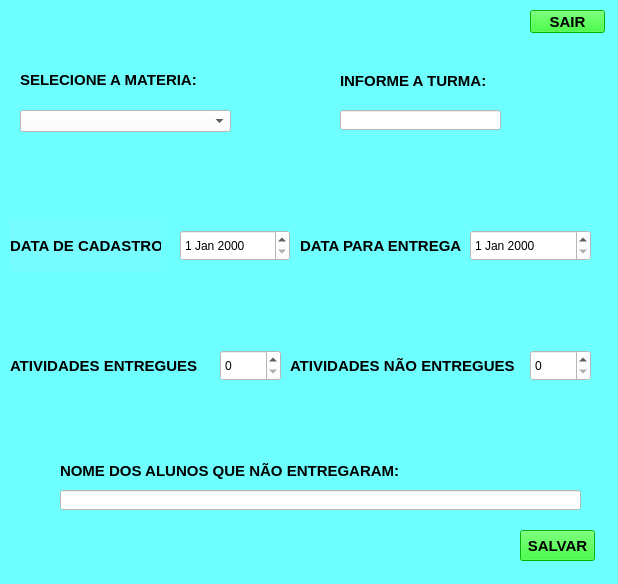
<?xml version="1.0" encoding="UTF-8"?>
<ui version="4.0">
 <class>MainWindow</class>
 <widget class="QMainWindow" name="MainWindow">
  <property name="geometry">
   <rect>
    <x>0</x>
    <y>0</y>
    <width>618</width>
    <height>584</height>
   </rect>
  </property>
  <property name="windowTitle">
   <string>MainWindow</string>
  </property>
  <property name="styleSheet">
   <string notr="true">background-color: rgb(110, 255, 255);</string>
  </property>
  <widget class="QWidget" name="centralwidget">
   <widget class="QDateEdit" name="dateEdit">
    <property name="geometry">
     <rect>
      <x>180</x>
      <y>230</y>
      <width>110</width>
      <height>31</height>
     </rect>
    </property>
    <property name="styleSheet">
     <string notr="true">background-color: rgb(0, 255, 0);
background-color: rgb(255, 255, 255);</string>
    </property>
   </widget>
   <widget class="QLabel" name="label">
    <property name="geometry">
     <rect>
      <x>10</x>
      <y>220</y>
      <width>151</width>
      <height>51</height>
     </rect>
    </property>
    <property name="font">
     <font>
      <pointsize>11</pointsize>
      <weight>75</weight>
      <bold>true</bold>
     </font>
    </property>
    <property name="styleSheet">
     <string notr="true">background-color: rgb(255, 255, 255);
background-color: rgb(119, 253, 255);</string>
    </property>
    <property name="text">
     <string>DATA DE CADASTRO</string>
    </property>
   </widget>
   <widget class="QLabel" name="label_2">
    <property name="geometry">
     <rect>
      <x>300</x>
      <y>230</y>
      <width>171</width>
      <height>31</height>
     </rect>
    </property>
    <property name="font">
     <font>
      <pointsize>11</pointsize>
      <weight>75</weight>
      <bold>true</bold>
     </font>
    </property>
    <property name="text">
     <string>DATA PARA ENTREGA</string>
    </property>
   </widget>
   <widget class="QDateEdit" name="dateEdit_2">
    <property name="geometry">
     <rect>
      <x>470</x>
      <y>230</y>
      <width>121</width>
      <height>31</height>
     </rect>
    </property>
    <property name="styleSheet">
     <string notr="true">background-color: rgb(255, 255, 255);</string>
    </property>
   </widget>
   <widget class="QComboBox" name="comboBox">
    <property name="geometry">
     <rect>
      <x>20</x>
      <y>110</y>
      <width>211</width>
      <height>22</height>
     </rect>
    </property>
    <property name="styleSheet">
     <string notr="true">background-color: rgb(255, 255, 255);</string>
    </property>
   </widget>
   <widget class="QLabel" name="label_3">
    <property name="geometry">
     <rect>
      <x>20</x>
      <y>70</y>
      <width>191</width>
      <height>20</height>
     </rect>
    </property>
    <property name="font">
     <font>
      <pointsize>11</pointsize>
      <weight>75</weight>
      <bold>true</bold>
     </font>
    </property>
    <property name="text">
     <string>SELECIONE A MATERIA:</string>
    </property>
   </widget>
   <widget class="QLabel" name="label_4">
    <property name="geometry">
     <rect>
      <x>340</x>
      <y>70</y>
      <width>161</width>
      <height>21</height>
     </rect>
    </property>
    <property name="font">
     <font>
      <pointsize>11</pointsize>
      <weight>75</weight>
      <bold>true</bold>
     </font>
    </property>
    <property name="text">
     <string>INFORME A TURMA:</string>
    </property>
   </widget>
   <widget class="QLineEdit" name="lineEdit">
    <property name="geometry">
     <rect>
      <x>340</x>
      <y>110</y>
      <width>161</width>
      <height>20</height>
     </rect>
    </property>
    <property name="styleSheet">
     <string notr="true">background-color: rgb(255, 255, 255);</string>
    </property>
   </widget>
   <widget class="QPushButton" name="pushButton">
    <property name="geometry">
     <rect>
      <x>530</x>
      <y>10</y>
      <width>75</width>
      <height>23</height>
     </rect>
    </property>
    <property name="font">
     <font>
      <pointsize>11</pointsize>
      <weight>75</weight>
      <bold>true</bold>
     </font>
    </property>
    <property name="styleSheet">
     <string notr="true">background-color: rgb(0, 255, 0);</string>
    </property>
    <property name="text">
     <string>SAIR</string>
    </property>
   </widget>
   <widget class="QLabel" name="label_5">
    <property name="geometry">
     <rect>
      <x>10</x>
      <y>350</y>
      <width>201</width>
      <height>31</height>
     </rect>
    </property>
    <property name="font">
     <font>
      <pointsize>11</pointsize>
      <weight>75</weight>
      <bold>true</bold>
     </font>
    </property>
    <property name="text">
     <string>ATIVIDADES ENTREGUES</string>
    </property>
   </widget>
   <widget class="QSpinBox" name="spinBox">
    <property name="geometry">
     <rect>
      <x>220</x>
      <y>350</y>
      <width>61</width>
      <height>31</height>
     </rect>
    </property>
    <property name="styleSheet">
     <string notr="true">background-color: rgb(255, 255, 255);</string>
    </property>
   </widget>
   <widget class="QLabel" name="label_6">
    <property name="geometry">
     <rect>
      <x>290</x>
      <y>350</y>
      <width>241</width>
      <height>31</height>
     </rect>
    </property>
    <property name="font">
     <font>
      <pointsize>11</pointsize>
      <weight>75</weight>
      <bold>true</bold>
     </font>
    </property>
    <property name="text">
     <string>ATIVIDADES NÃO ENTREGUES</string>
    </property>
   </widget>
   <widget class="QSpinBox" name="spinBox_2">
    <property name="geometry">
     <rect>
      <x>530</x>
      <y>350</y>
      <width>61</width>
      <height>31</height>
     </rect>
    </property>
    <property name="styleSheet">
     <string notr="true">background-color: rgb(255, 255, 255);</string>
    </property>
   </widget>
   <widget class="QLabel" name="label_7">
    <property name="geometry">
     <rect>
      <x>60</x>
      <y>455</y>
      <width>351</width>
      <height>31</height>
     </rect>
    </property>
    <property name="font">
     <font>
      <pointsize>11</pointsize>
      <weight>75</weight>
      <bold>true</bold>
     </font>
    </property>
    <property name="text">
     <string>NOME DOS ALUNOS QUE NÃO ENTREGARAM:</string>
    </property>
   </widget>
   <widget class="QLineEdit" name="lineEdit_2">
    <property name="geometry">
     <rect>
      <x>60</x>
      <y>490</y>
      <width>521</width>
      <height>20</height>
     </rect>
    </property>
    <property name="styleSheet">
     <string notr="true">background-color: rgb(255, 255, 255);</string>
    </property>
   </widget>
   <widget class="QPushButton" name="pushButton_2">
    <property name="geometry">
     <rect>
      <x>520</x>
      <y>530</y>
      <width>75</width>
      <height>31</height>
     </rect>
    </property>
    <property name="font">
     <font>
      <pointsize>11</pointsize>
      <weight>75</weight>
      <bold>true</bold>
     </font>
    </property>
    <property name="styleSheet">
     <string notr="true">background-color: rgb(0, 255, 0);</string>
    </property>
    <property name="text">
     <string>SALVAR</string>
    </property>
   </widget>
  </widget>
  <widget class="QStatusBar" name="statusbar"/>
 </widget>
 <resources/>
 <connections/>
</ui>
